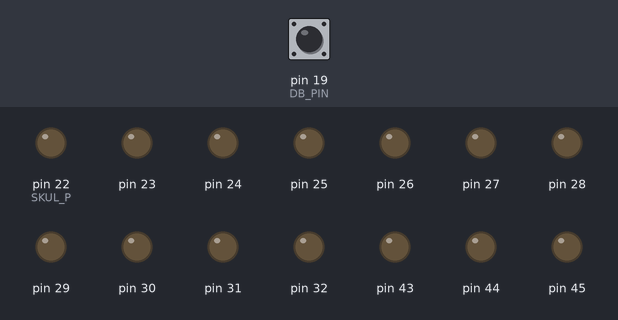
This sketch was run on a simulated Arduino Mega 2560, built with avr-gcc and run on an emulated ATmega2560. Parts: output pins drawn as LEDs (lit = HIGH). The inputs (shaded band) are chosen by the test bench; at power-on: pin 19 (DB_PIN) HIGH. What the sketch prints to the serial monitor is not drawn.

Above: at 1.2 s.
1.3 s: pin 19 (DB_PIN) pulled LOW for 0.15 s
At 1.37 s:
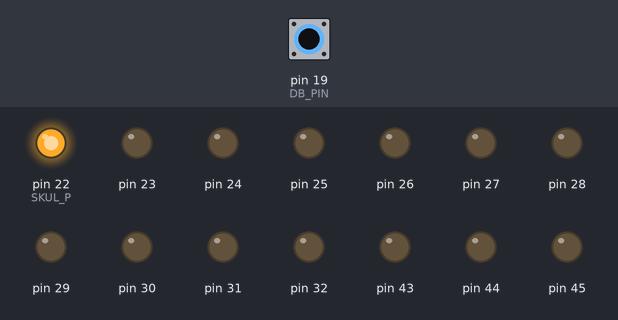
At 2.2 s:
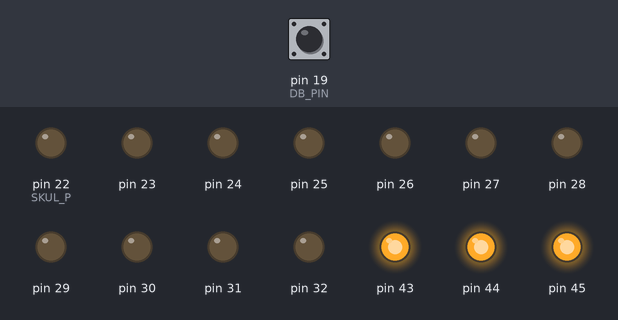
4.4 s: pin 19 (DB_PIN) pulled LOW for 1 s
At 5.0 s:
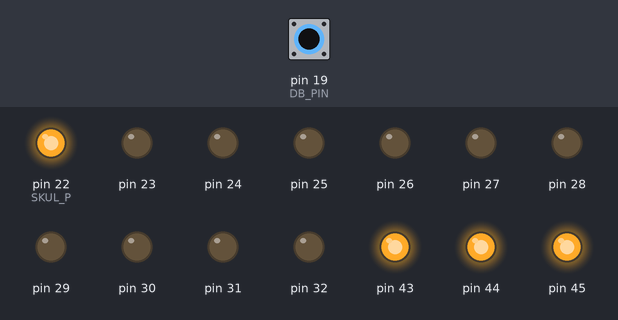
Timing chart, 0 to 50.1 s (numbered marks = the images above; inputs shaded):
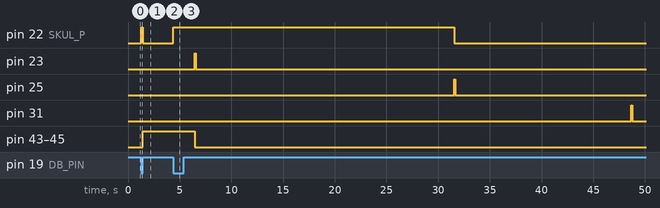

The sketch:

TeamCo_Controller.ino
```cpp
#define DB_PIN  19

#define FOG_T  5000
#define SKUL_T 5000
#define SKEL_T 25000
#define REEP_T 17000
#define SAM_T  25000
#define BAR_T  23000
#define MAID_T 19000
#define EDDY_T 20000
#define MARS_T 25000
#define SPI_T  15000
#define BBONES_T 25000


#define FOG1_P 44
#define FOG2_P 45
#define FOG3_P 43
#define SKUL_P 22
//#define SKEL1_P 23
#define SKEL2_P 24
//#define SKEL2_P 42
#define REEP_P 25
#define SAM_P  26
#define BAR_P  27
#define MAID_P 28
#define EDDY_P 29
#define MARS_P 30
#define SPI_P  31
#define BBONES_P 23

//#include <DMXSerial2.h>
bool DB_state=false;
int ta[32];
int show_cnt = 0;
void trigger(int pin, int time=100){
  digitalWrite(pin, HIGH);
  delay(time);
  digitalWrite(pin,LOW);
}

void atrigger(int* pin,int len,int time = 5000){
  for(int p=0; p< len; p++){
    digitalWrite(pin[p], HIGH);
  }
  delay(time);
  for(int p=0; p< len; p++){
    digitalWrite(pin[p], LOW);
  }
}

void DB(){
  if(DB_state){
    unsigned long start = millis();
    digitalWrite(SKUL_P, HIGH);
    return;
  }else{
    //int taf[3];
    DB_state = true;
    /*
    taf[0] = FOG1_P;
    taf[1] = FOG2_P;
    taf[2] = FOG3_P;
    trigger(SKUL_P,150);
    //delay(40000);
    atrigger(taf,3, FOG_T);
    */
  }
}
/*
const uint16_t my_pids[] = {E120_DEVICE_HOURS, E120_LAMP_HOURS};
struct RDMINIT rdmInit = {
  "TeamCo.", // Manufacturer Label
  1, // Device Model ID
  "Teamoween", // Device Model Label
  32, // footprint
  (sizeof(my_pids)/sizeof(uint16_t)), my_pids,
  0, NULL
};
*/
void show(){

  ta[0] = FOG1_P;
  ta[1] = FOG2_P;
  ta[2] = FOG3_P;
  trigger(SKUL_P,150);
  atrigger(ta,3, FOG_T);
  //Serial.println("Skull and Fog");
  //delay(SKUL_T);
  //ta[0] = SKEL1_P;
  //ta[1] = SKEL2_P;
  //atrigger(ta,2,1000);
  //Serial.println("Skeleton brothers");
  //delay(SKEL_T);
  trigger(BBONES_P);
  delay(BBONES_T);
  digitalWrite(SKUL_P,LOW);
  if(show_cnt == 0){
    trigger(REEP_P);
    delay(REEP_T);
    digitalWrite(SKUL_P,LOW);
    trigger(SPI_P);
    delay(SPI_T);
    digitalWrite(SKUL_P,LOW);
    show_cnt++;
  }else if(show_cnt == 1){
    trigger(SKEL2_P);
    delay(SKEL_T);
    digitalWrite(SKUL_P,LOW);
    trigger(EDDY_P);
    delay(EDDY_T);
    digitalWrite(SKUL_P,LOW);
    show_cnt++;
  }else if(show_cnt ==2){
    trigger(BAR_P);
    delay(BAR_T);
    digitalWrite(SKUL_P,LOW);
    trigger(MAID_P);
    delay(MAID_T);
    digitalWrite(SKUL_P,LOW);
    show_cnt++;
  }else{
    trigger(SAM_P);
    delay(SAM_T);
    digitalWrite(SKUL_P,LOW);
    trigger(MARS_P);
    delay(MARS_T);
    digitalWrite(SKUL_P,LOW);
    show_cnt = 0;
  }
}


void setup() {
  pinMode(DB_PIN, INPUT_PULLUP);
  for(int p = 22;p<=53; p++){
     pinMode(p,OUTPUT);
     ta[p-22]=p;
  }
  //DMXSerial2.init(&rdmInit, processCommand);
  /*
  for(int p = 22;p<=53; p++){
     trigger(p);
  }
  */
  //atrigger(ta,32);
  noInterrupts();
  attachInterrupt(digitalPinToInterrupt(DB_PIN), DB,FALLING);
  interrupts();
//trigger(34);
  //show();
  DB_state = false;
  Serial.begin(9600);
  Serial.println("Waiting for Button press");
}

void loop() {
  // put your main code here, to run repeatedly:
  if(DB_state){
    show();
    DB_state = false;
    digitalWrite(SKUL_P,LOW);
  }
}
```

Measured:
- after the input at 1.3 s, pin 22 (SKUL_P): LOW → HIGH at once, → LOW 0.15 s later; pin 43–45: LOW → HIGH after 0.15 s
- after the input at 4.4 s, pin 22 (SKUL_P): LOW → HIGH at once, → LOW 27.2 s later
